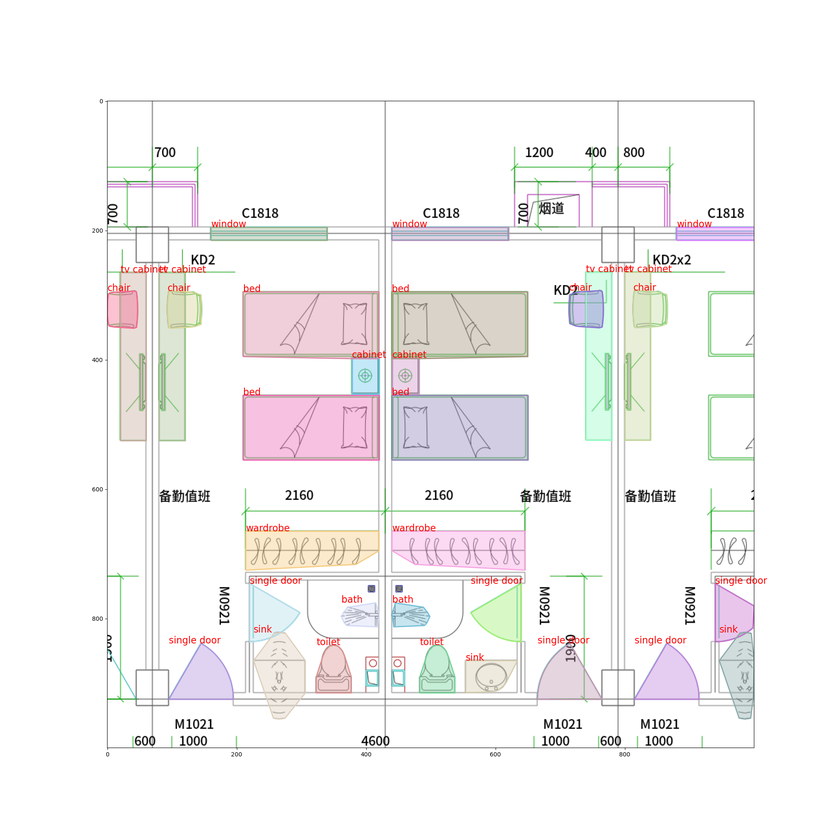
#> input picture data/image_samples/floor_plan_1.png, 840 x 840 px, shrunk from 2000 x 2000 before the run
$ python -i process_image_samples.py   (imports and definitions only)
#> lines starting #> are read from the running program, lines starting #| are printed output that depends on the picture; after the words box and inside, x2 and y2 are one past the last pixel; in counts of white or black regions, pixels touching at a corner belong together
import cv2
import numpy as np
import os
from typing import List, Tuple
import matplotlib.pyplot as plt

# Ensure the geometry_engine package is discoverable
import sys
sys.path.append(os.path.join(os.path.dirname(__file__), '..'))

from geometry_engine.api import GeometryEngine
from geometry_engine.primitives import Point, LineSegment

IMAGE_SAMPLES_DIR = os.path.join(os.path.dirname(os.path.dirname(__file__)), 'data', 'image_samples')
OUTPUT_DIR = os.path.join(os.path.dirname(os.path.dirname(__file__)), 'output', 'image_tests')

def ensure_dir(path: str) -> None:
    os.makedirs(path, exist_ok=True)

def extract_lines_from_image(image_path: str,
                             canny_low_threshold: int = 30,
                             canny_high_threshold: int = 100,
                             hough_rho: float = 1,
                             hough_theta: float = np.pi / 180,
                             hough_threshold: int = 30,
                             hough_min_line_length: int = 30,
                             hough_max_line_gap: int = 15) -> Tuple[List[List[float]], int, int]:
    """
    Extracts line segments from an image using Canny edge detection and Hough Line Transform.
    Returns raw lines, image width, and image height.
    """
#> called with image_path = '../data/image_samples/floor_plan_1.png', canny_low_threshold = 30, canny_high_threshold = 100, hough_rho = 1, hough_theta = 0.0175, hough_threshold = 30, hough_min_line_length = 30, hough_max_line_gap = 15
    img = cv2.imread(image_path)
#> img is the input picture: shape (840, 840, 3); mean B, G, R 243.5, 243.6, 245.3
    if img is None:
        print(f"Error: Could not load image {image_path}")
        return [], 0, 0

    gray = cv2.cvtColor(img, cv2.COLOR_BGR2GRAY)
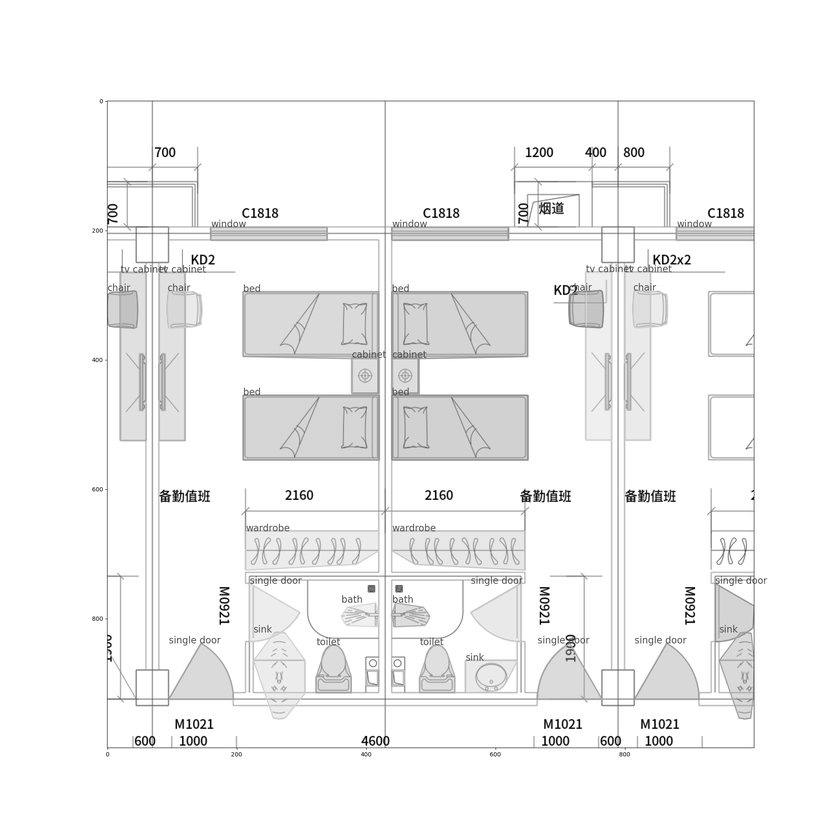
#> gray: shape (840, 840); min 0, max 255, mean 244.1

    # Apply Gaussian blur to reduce noise
    blurred = cv2.GaussianBlur(gray, (3, 3), 0)

    # Use adaptive thresholding for better line detection
    thresh = cv2.adaptiveThreshold(blurred, 255, cv2.ADAPTIVE_THRESH_GAUSSIAN_C, cv2.THRESH_BINARY, 11, 2)
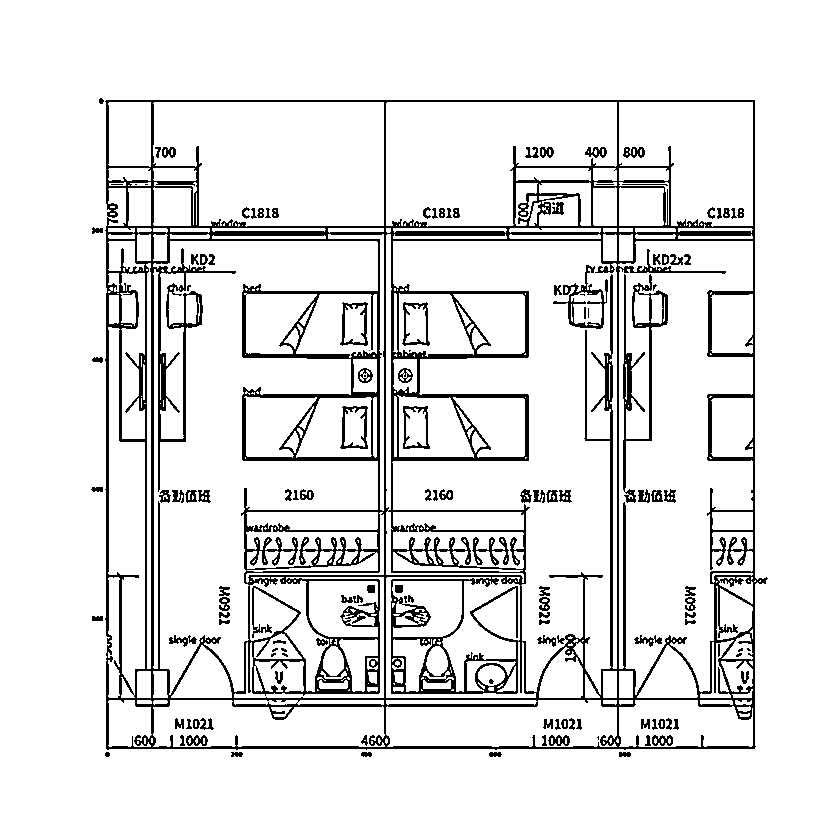
#> thresh: shape (840, 840); 89.9% white; 137 black regions (22 under 20 px), largest, box (x1, y1, x2, y2) and area: (105, 100, 768, 750) 59354, (623, 274, 668, 503) 1959, (553, 265, 608, 329) 758

    # Detect edges
    edges = cv2.Canny(thresh, canny_low_threshold, canny_high_threshold, apertureSize=3)
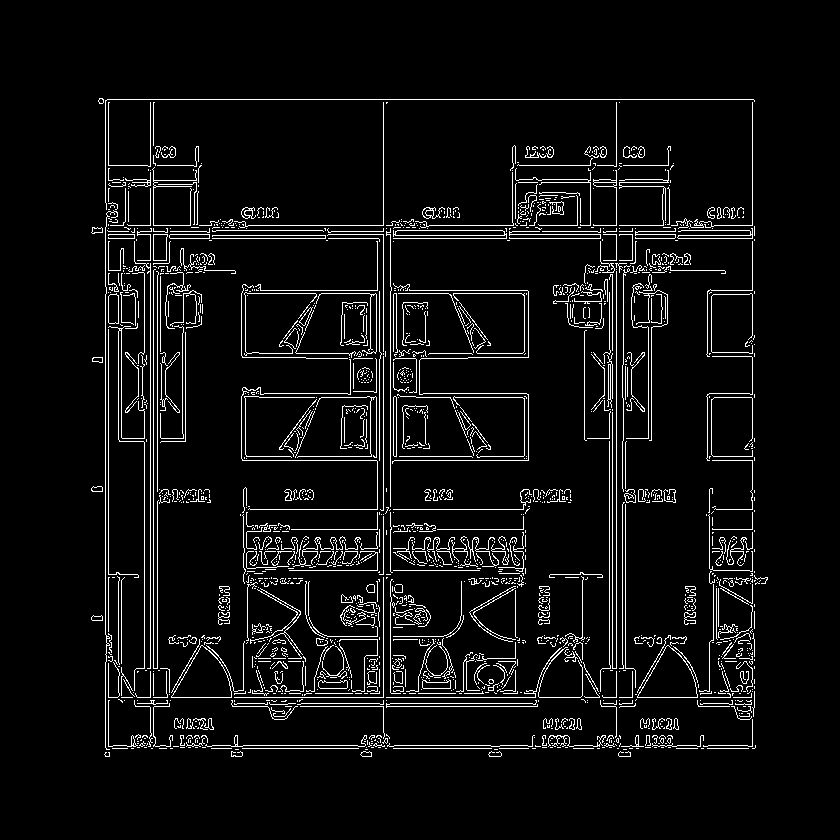
#> edges: shape (840, 840); 5.7% white in thin lines or dots, all inside (x1, y1, x2, y2) = (91, 98, 768, 757)

    # Detect lines
    lines = cv2.HoughLinesP(edges, hough_rho, hough_theta, hough_threshold,
                            minLineLength=hough_min_line_length, maxLineGap=hough_max_line_gap)
#> lines = 539 rows, first 6: [616, 745, 616, 99], [105, 634, 105, 227], [106, 225, 752, 225], [99, 99, 753, 99], [752, 611, 752, 102], [105, 697, 754, 697]

    raw_lines = []
    if lines is not None:
        for line in lines:
            x1, y1, x2, y2 = line[0]
            raw_lines.append([float(x1), float(y1), float(x2), float(y2)])
#> this loop made 539 passes
#> after the loop, raw_lines = 539 items, first 6: [616, 745, 616, 99], [105, 634, 105, 227], [106, 225, 752, 225], [99, 99, 753, 99], [752, 611, 752, 102], [105, 697, 754, 697]

    return raw_lines, img.shape[1], img.shape[0] # Return lines, width, height

# [63 lines left out: functions plot_results, main, not called in this run]

# [2 lines not run here, left out]

>>> result = extract_lines_from_image('../data/image_samples/floor_plan_1.png')
